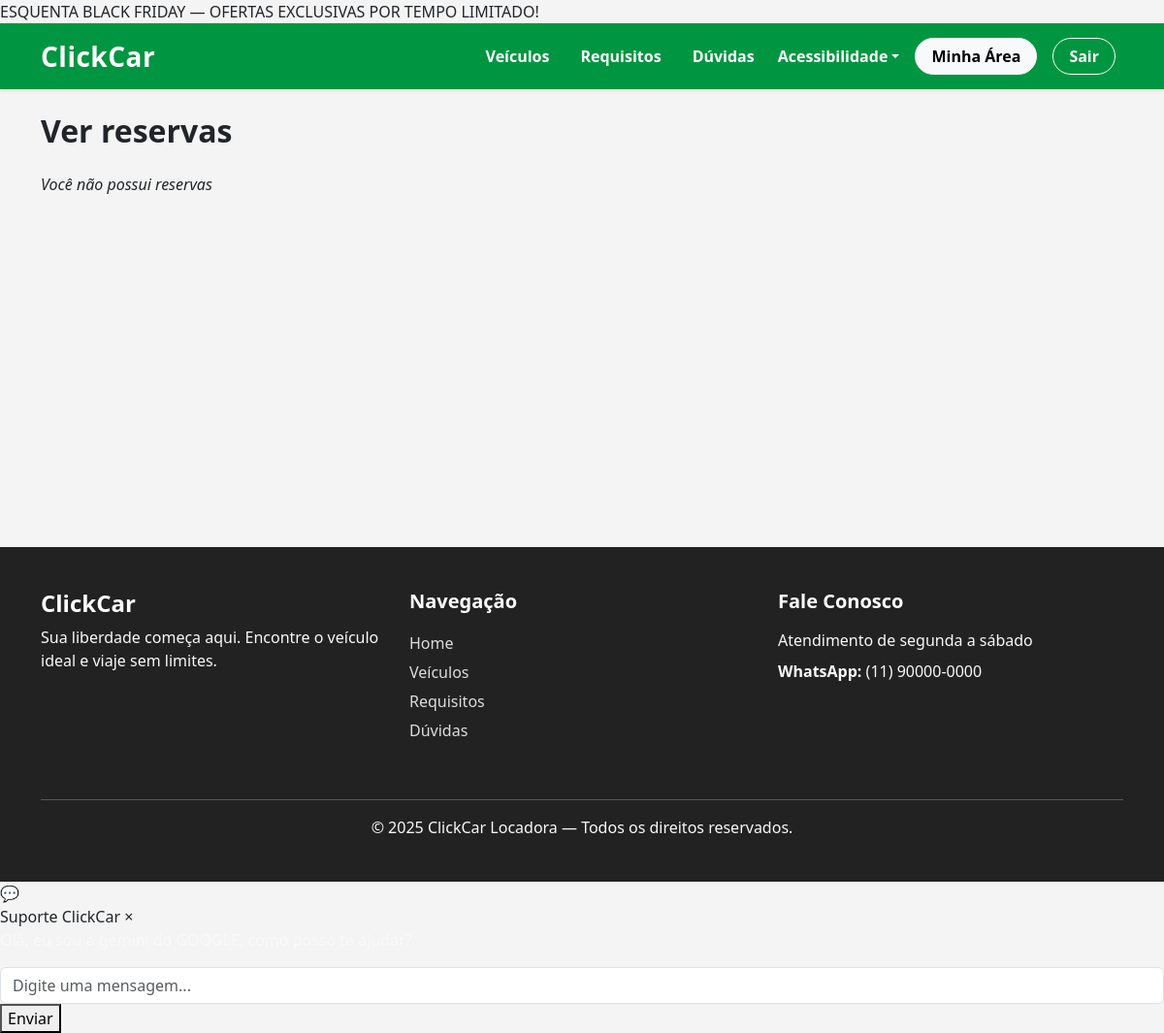
/minhasreservas/6 (signed in), run on an earlier commit of the app's database.
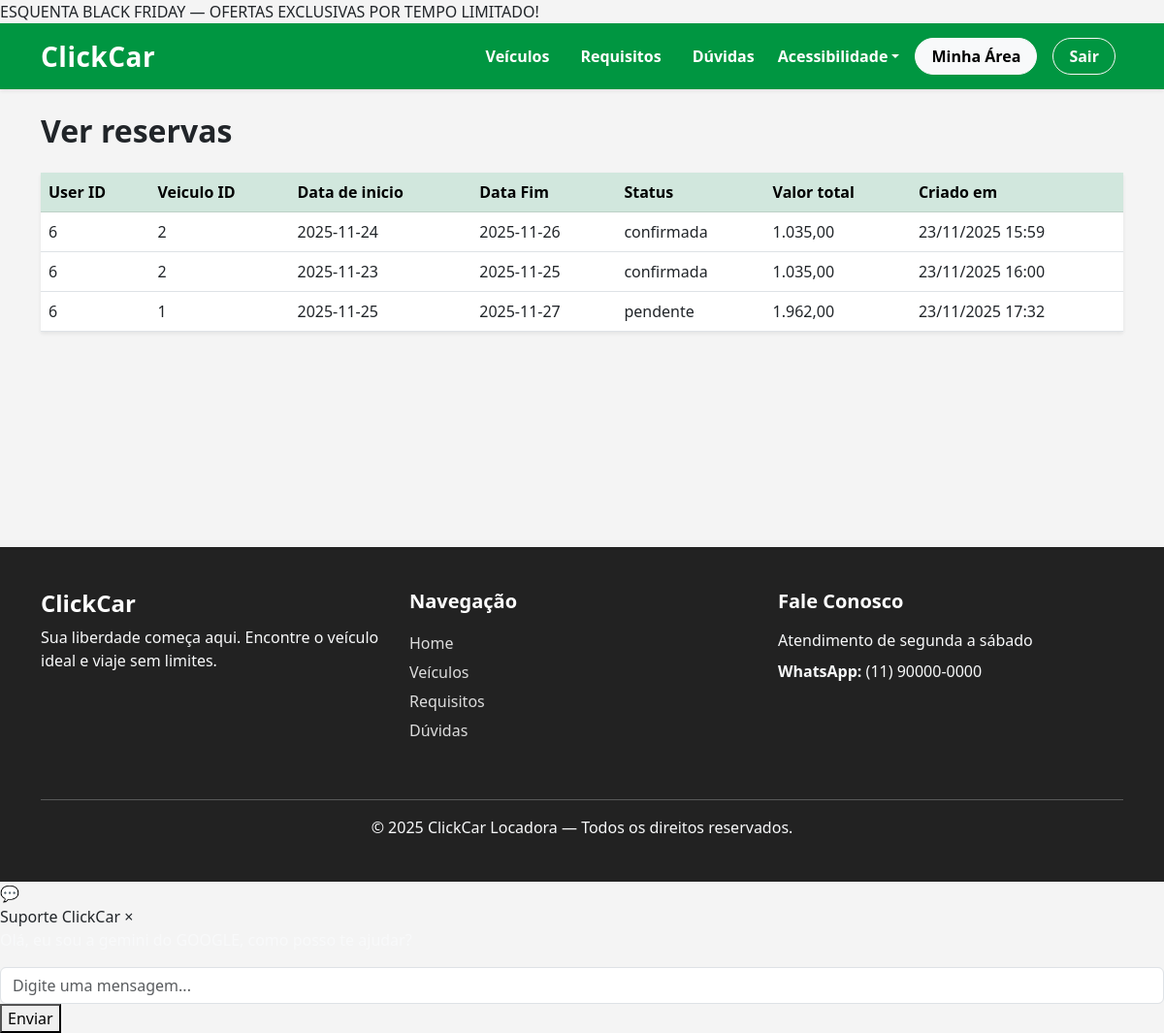
And on a later commit of the database.
### models/models.py (models this page shows)
class Reserva(db.Model):
    __tablename__ = 'reservas'
    id = db.Column(db.Integer, primary_key=True)
    user_id = db.Column(db.Integer, db.ForeignKey(
        'usuarios.id'), nullable=False)
    veiculo_id = db.Column(db.Integer, db.ForeignKey(
        'veiculos.id'), nullable=False)
    data_inicio = db.Column(db.Date, nullable=False)
    data_fim = db.Column(db.Date, nullable=False)
    status = db.Column(db.String(30), default='pendente')
    valor_total = db.Column(db.Float)
    criado_em = db.Column(db.DateTime, default=datetime.utcnow)
    veiculo = db.relationship('Veiculo', backref='reservas')

### controllers/controller.py (the view)
@main.route("/minhasreservas/<int:user_id>")
def customer_rentals(user_id):
    usuario_logado_id = logged_cliente()
    print(usuario_logado_id, user_id)
    if (str(user_id) == usuario_logado_id):
        db = SessionLocal()
        reservas = db.query(Reserva).filter_by(user_id=user_id).all()
        print(reservas)
        return render_template("customer/users_rentals.html", reservas=reservas)
    flash("Você não está autorizado a entrar nessa página", "error")
    return redirect(url_for("main.index"))

### app.py (called while the page is built)
@login_manager.user_loader
def load_user(user_id):
    return Usuario.query.get(int(user_id))

### controllers/controller.py (called while the page is built)
def format_brl(value):
    try:
        number = float(value)
    except:
        return "0,00"
    formatted = f"{number:,.2f}"  # exemplo -> "1,234,567.89"
    inteiro, decimal = formatted.split(".")
    inteiro = inteiro.replace(",", ".")
    return f"{inteiro},{decimal}"

def brl(value):
    return format_brl(value)

def datebr(value):
    return value.strftime('%d/%m/%Y %H:%M')

def logged_cliente():
    return request.cookies.get("cliente_id")

### templates/customer/users_rentals.html (shortened to what this page needs)
{% extends 'base.html' %}
{% block content %}
<h2 class="fw-bold mb-4">Ver reservas</h2>
<table class="table table-hover shadow-sm bg-white">
     {% if reservas %}
    <thead class="table-success">
        <tr>
            <th>User ID</th>
            <th>Veiculo ID</th>
            <th>Data de inicio</th>
            <th>Data Fim</th>
            <th>Status</th>
            <th>Valor total</th>
            <th>Criado em</th>
        </tr>
    </thead>
    <tbody>
        {% for r in reservas %}
        <tr>
            <td>{{ r.user_id }}</td>
            <td>{{ r.veiculo_id }}</td>
            <td>{{ r.data_inicio }}</td>
            <td>{{ r.data_fim }}</td>
            <td>{{ r.status }}</td>
            <td>{{ r.valor_total|brl  }}</td>
            <td>{{ r.criado_em|datebr }}</td>
        </tr>
        {% endfor %}
    </tbody>
    {% else %}
    <p><i>Você não possui reservas</i></p>
    {% endif %}
</table>
{% endblock %}

### templates/base.html (shortened to what this page needs)
<!DOCTYPE html>
<html lang="pt-br">
<head>
    <link rel="stylesheet" href="{{ url_for('static', filename='css/style.css') }}">
    <link href="https://cdn.jsdelivr.net/npm/bootstrap@5.3.0/dist/css/bootstrap.min.css" rel="stylesheet">
</head>
<body>
<div class="promo-bar">
    ESQUENTA BLACK FRIDAY — OFERTAS EXCLUSIVAS POR TEMPO LIMITADO!
</div>
<nav class="navbar navbar-expand-lg main-nav shadow-sm">
    <div class="container">
        <a class="navbar-brand fs-3 fw-bold" href="{{ url_for('main.index') }}">
            Click<span class="highlight">Car</span>
        </a>
        <div class="collapse navbar-collapse" id="menu">
            <ul class="navbar-nav ms-auto align-items-center">
                <li class="nav-item mx-2">
                    <a data-i18n="vehicles" class="nav-link nav-prof" href="{{ url_for('main.listar_veiculos') }}">Veículos</a>
                </li>
                <li class="nav-item mx-2">
                    <a data-i18n="requirements" class="nav-link nav-prof" href="{{ url_for('main.requisitos') }}">Requisitos</a>
                </li>
                <li class="nav-item mx-2">
                    <a data-i18n="faq" class="nav-link nav-prof" href="{{ url_for('main.faq') }}">FAQ</a>
                </li>
                <li class="nav-item dropdown">
                    <a data-i18n="accessibility" class="nav-link dropdown-toggle" href="#" id="accessibilityMenu" role="button" data-bs-toggle="dropdown">
                    </a>
                </li>
                {% if current_user.is_authenticated %}
                    {% if current_user.perfil.nome_perfil == 'Cliente' %}
                    <li class="nav-item mx-2">
                        <a data-i18n="my_area" class="btn btn-light rounded-pill px-3 fw-semibold" href="{{ url_for('main.customer_dashboard') }}">
                        </a>
                    </li>
                    {% endif %}
                    <li class="nav-item mx-2">
                        <a data-i18n="logout" class="btn btn-outline-light rounded-pill px-3 fw-semibold" href="{{ url_for('main.logout') }}">
                        </a>
                    </li>
                {% endif %}
            </ul>
        </div>
    </div>
</nav>
<div class="container content-box mt-4">
    {% block content %}{% endblock %}
</div>
<footer class="footer mt-5">
    <div class="container py-4">
        <div class="row text-center text-md-start">
            <div class="col-md-4 mb-4">
                <h4 class="fw-bold text-white">ClickCar</h4>
                <p class="text-light">
                    Sua liberdade começa aqui.
                    Encontre o veículo ideal e viaje sem limites.
                </p>
            </div>
            <div class="col-md-4 mb-4">
                <h5 class="fw-bold text-white mb-3">Navegação</h5>
                <ul class="list-unstyled">
                    <li><a href="{{ url_for('main.index') }}" class="footer-link">Home</a></li>
                    <li><a data-i18n="vehicles" href="{{ url_for('main.listar_veiculos') }}" class="footer-link">Veículos</a></li>
                    <li><a data-i18n="requirements" href="{{ url_for('main.requisitos') }}" class="footer-link">Requisitos para Locação</a></li>
                    <li><a data-i18n="faq" href="{{ url_for('main.faq') }}" class="footer-link">Dúvidas Frequentes</a></li>
                </ul>
            </div>
            <div class="col-md-4 mb-4">
                <h5 class="fw-bold text-white mb-3">Fale Conosco</h5>
                <p class="text-light mb-2">Atendimento de segunda a sábado</p>
                <p class="text-light"><strong>WhatsApp:</strong> (11) 90000-0000</p>
            </div>
        </div>
        <hr class="text-light">
        <p class="text-center text-light mb-0">
            © 2025 ClickCar Locadora — Todos os direitos reservados.
        </p>
    </div>
</footer>
<div id="chat-button">💬</div>
<div id="chat-window">
    <div class="chat-header">
        Suporte ClickCar
        <span id="chat-close">&times;</span>
    </div>
    <div class="chat-body">
        <p class="text-light">Olá, eu sou a gemini do GOOGLE, como posso te ajudar?</p>
    </div>
    <div class="chat-footer">
        <input type="text" id="chat-input" class="form-control" placeholder="Digite uma mensagem...">
        <button id="chat-send">Enviar</button>
    </div>
</div>
</body>
</html>

### static/css/style.css (style rules this page uses)
.content-box { min-height: 50vh; }
.footer { background: #222; color: #eee; }
.footer-link { color: #ddd; text-decoration: none; display: block; padding: 3px 0; }
.main-nav { background-color: #009641; padding: 12px 0; }
.navbar-brand { color: #fff !important; font-weight: 800; letter-spacing: .5px; }
.nav-prof { color: #fff !important; font-weight: 600; position: relative; }
.navbar .btn { transition: .2s; }

### templates/base.html (style rules this page uses)
:root { --primary-green: #009641; --yellow: #8db600; --light-gray: #F4F4F4; --dark: #333; }
body { background-color: var(--light-gray); }
.navbar { background-color: var(--primary-green) !important; }
.navbar-brand, .nav-link, .navbar-text { color: white !important; font-weight: 600; }
footer { margin-top: 40px; padding: 20px; background: var(--dark); color: white; text-align: center; }

What changed in the data, as far as the page shows it:
added Reserva: user_id "6", veiculo_id "2", data_inicio "2025-11-24", data_fim "2025-11-26", status "confirmada", valor_total|brl "1.035,00", criado_em "23/11/2025 15:59"
added Reserva: user_id "6", veiculo_id "2", data_inicio "2025-11-23", data_fim "2025-11-25", status "confirmada", valor_total|brl "1.035,00", criado_em "23/11/2025 16:00"
added Reserva: user_id "6", veiculo_id "1", data_inicio "2025-11-25", data_fim "2025-11-27", status "pendente", valor_total|brl "1.962,00", criado_em "23/11/2025 17:32"
Also different on the page:
text no longer shown: "Você não possui reservas"
text now shown: "User ID Veiculo ID Data de inicio Data Fim Status Valor total Criado em"
